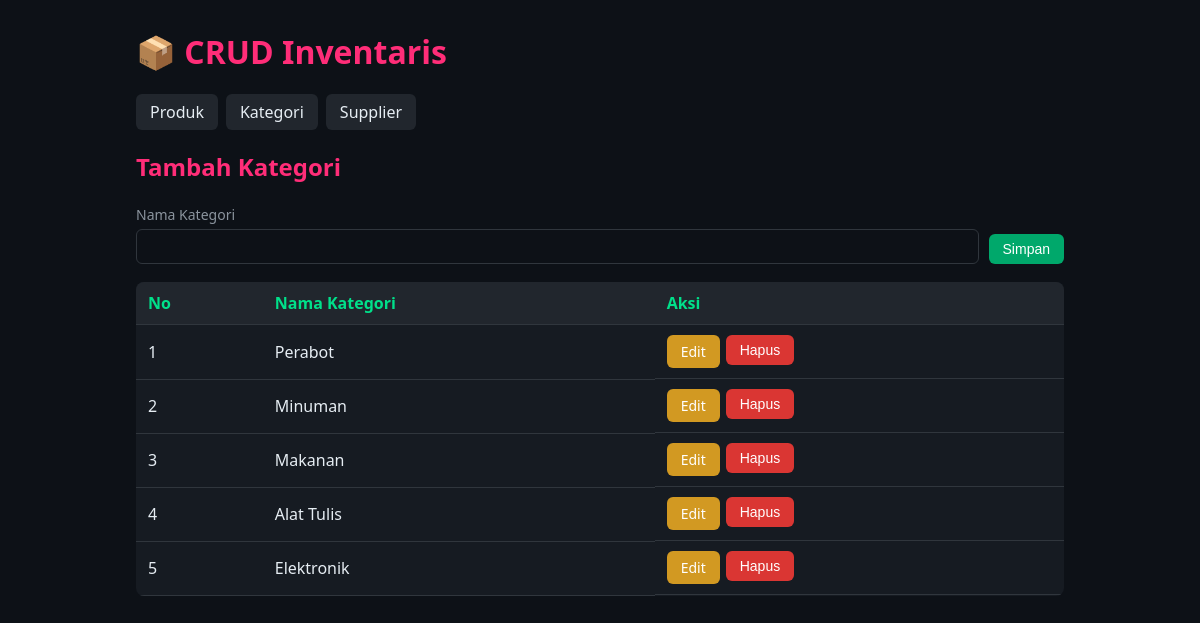
The page /kategori.php on the database its author committed.
### tables this page shows
CREATE TABLE kategori (
    id_kategori   INT AUTO_INCREMENT PRIMARY KEY,
    nama_kategori VARCHAR(100) NOT NULL
);

### includes/helpers.php (called while the page is built, shortened)
<?php
function e($value): string
{
    return htmlspecialchars((string)$value, ENT_QUOTES, 'UTF-8');
}

### kategori.php (the view, shortened to what this page needs)
<?php
require_once __DIR__ . '/includes/helpers.php';
$pdo = Database::getInstance()->getConnection();
$edit = null;
$list = $pdo->query('SELECT * FROM kategori ORDER BY id_kategori DESC')->fetchAll();
require_once __DIR__ . '/includes/header.php';
?>
<h2><?= $edit ? 'Edit Kategori' : 'Tambah Kategori' ?></h2>
<form method="post" class="inline-form">
    <div>
        <label>Nama Kategori</label>
        <input type="text" name="nama_kategori" value="<?= e($edit['nama_kategori'] ?? '') ?>" required>
    </div>
    <button class="btn btn-primary"><?= $edit ? 'Update' : 'Simpan' ?></button>
</form>
<table>
    <thead><tr><th>No</th><th>Nama Kategori</th><th>Aksi</th></tr></thead>
    <tbody>
    <?php foreach ($list as $i => $k): ?>
        <tr>
            <td><?= $i + 1 ?></td>
            <td><?= e($k['nama_kategori']) ?></td>
            <td class="aksi">
                <a href="kategori.php?edit=<?= e($k['id_kategori']) ?>" class="btn btn-warn">Edit</a>
                <form method="post" onsubmit="return confirm('Yakin ingin menghapus kategori ini?');">
                    <button class="btn btn-danger">Hapus</button>
                </form>
            </td>
        </tr>
    <?php endforeach; ?>
    </tbody>
</table>
<?php require_once __DIR__ . '/includes/footer.php'; ?>

### assets/style.css (style rules this page uses)
* { box-sizing:border-box }
body { margin:0;font-family:Segoe UI,Arial,sans-serif;background:#0d1117;color:#e6edf3 }
h1,h2 { color:#ff2d78 }
table { width:100%;border-collapse:collapse;background:#161b22;border-radius:8px;overflow:hidden }
th,td { padding:10px 12px;text-align:left;border-bottom:1px solid #30363d }
th { background:#21262d;color:#00e08a }
.btn { display:inline-block;padding:7px 14px;border:0;border-radius:6px;color:#fff;cursor:pointer;text-decoration:none;font-size:14px }
.btn-primary { background:#00a86b }
.btn-warn { background:#d29922 }
.btn-danger { background:#da3633 }
.aksi { display:flex;gap:6px }
.aksi form { margin:0 }
input,select { width:100%;padding:9px;margin:4px 0 14px;background:#0d1117;border:1px solid #30363d;color:#e6edf3;border-radius:6px }
form label { font-size:14px;color:#8b949e }
.inline-form { display:flex;gap:10px;align-items:flex-end;flex-wrap:wrap;margin-bottom:18px }
.inline-form div { flex:1;min-width:180px }
.inline-form input { margin-bottom:0 }

### rows shown on the page
kategori: nama_kategori "Perabot"
kategori: nama_kategori "Minuman"
kategori: nama_kategori "Makanan"
kategori: nama_kategori "Alat Tulis"
kategori: nama_kategori "Elektronik"
